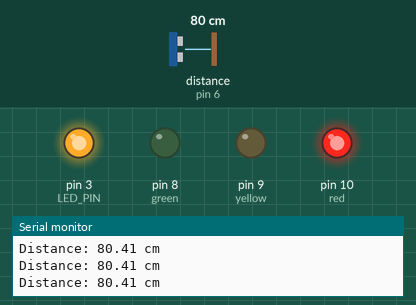
The sketch below on a simulated Arduino Uno, built with avr-gcc and run on an emulated ATmega328P. On the bench: output pins drawn as LEDs (lit = HIGH), the last lines printed to the serial monitor. Inputs (shaded band) come from the test bench; at power-on: distance to the obstacle (sensor on pin 6) 80 cm. The echo pulse lasts 58.3 µs per cm; pins used as bus, display or sensor lines are not drawn.

Above: at 15.8 s.
15.9 s: distance to the obstacle (sensor on pin 6) set to 22 cm
18.9 s: distance to the obstacle (sensor on pin 6) set to 18 cm
At 20.1 s:
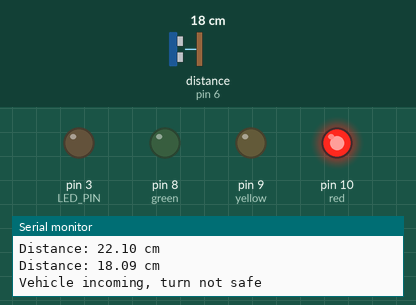
20.4 s: distance to the obstacle (sensor on pin 6) set to 250 cm
At 22.6 s:
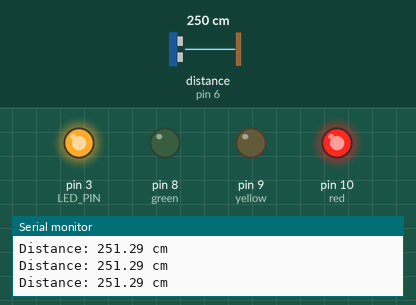
23.4 s: distance to the obstacle (sensor on pin 6) set to 2 cm
At 24.1 s:
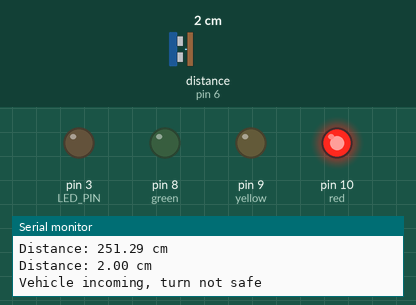
Timing chart, 0 to 25.9 s (numbered marks = the images above; inputs shaded):
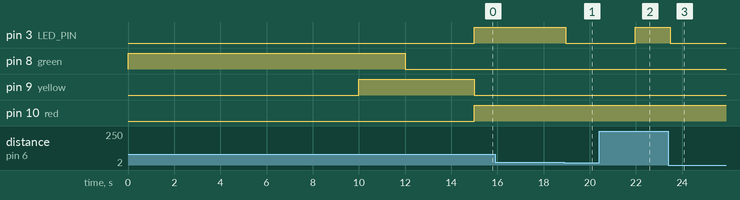

The sketch:

working.ino
```cpp
const int trigPin = 7;
const int echoPin = 6;
const int LED_PIN  = 3;

int red = 10;
int yellow = 9;
int green = 8;

int delayGreen = 10000;
int delayYellow = 3000;
int delayRed = 10000;

enum TrafficState {
  GREEN,
  GREEN_YELLOW,
  YELLOW,
  RED
};

TrafficState state = GREEN;

unsigned long previousMillis = 0;
const unsigned long intervalGreen = 10000;
const unsigned long intervalGreenYellow = 2000;
const unsigned long intervalYellow = 3000;
const unsigned long intervalRed = 10000;

void setup() {
  Serial.begin(9600);
  pinMode(trigPin, OUTPUT);
  pinMode(echoPin, INPUT);
  pinMode(green, OUTPUT);
  pinMode(yellow, OUTPUT);
  pinMode(red, OUTPUT);
  pinMode(LED_PIN, OUTPUT); // initialize LED_PIN as an output
}

void ultra() {
  digitalWrite(trigPin, HIGH);
  delayMicroseconds(10);
  digitalWrite(trigPin, LOW);

  long duration_us = pulseIn(echoPin, HIGH);
  float distance_cm = duration_us / 58.0;

  Serial.print("Distance: ");
  Serial.print(distance_cm);
  Serial.println(" cm");

  if (distance_cm <= 20) {
    Serial.println("Vehicle incoming, turn not safe");
    digitalWrite(LED_PIN, LOW);
    delay(3000);
  }
}

void greenLight() {
  digitalWrite(green, HIGH);
  digitalWrite(yellow, LOW);
  digitalWrite(red, LOW);
}

void greenYellowLight() {
  digitalWrite(green, HIGH);
  digitalWrite(yellow, HIGH);
  digitalWrite(red, LOW);
}

void yellowLight() {
  digitalWrite(green, LOW);
  digitalWrite(yellow, HIGH);
  digitalWrite(red, LOW);
}

void redLight() {
  digitalWrite(green, LOW);
  digitalWrite(yellow, LOW);
  digitalWrite(red, HIGH);
  digitalWrite(LED_PIN, HIGH); // turn on LED_PIN only when red light is on
}

void loop() {
  unsigned long currentMillis = millis();

  switch(state) {
    case GREEN:
      greenLight();
      digitalWrite(LED_PIN, LOW);
      if (currentMillis - previousMillis >= intervalGreen) {
        state = GREEN_YELLOW;
        previousMillis = currentMillis;
      }
      break;

    case GREEN_YELLOW:
      greenYellowLight();
      digitalWrite(LED_PIN, LOW);
      if (currentMillis - previousMillis >= intervalGreenYellow) {
        state = YELLOW;
        previousMillis = currentMillis;
      }
      break;

    case YELLOW:
      yellowLight();
      digitalWrite(LED_PIN, LOW);
      if (currentMillis - previousMillis >= intervalYellow) {
        state = RED;
        previousMillis = currentMillis;
      }
      break;

    case RED:
      ultra();
      redLight();
      if (currentMillis - previousMillis >= intervalRed) {
        state = GREEN;
        previousMillis = currentMillis;
      }
      break;
  }
}
```

Measured:
- the behaviour switches between 20 and 19 cm on distance to the obstacle (sensor on pin 6) (found by bisection; images 0 and 1)
- after the input at 18.9 s, pin 3 (LED_PIN): HIGH → LOW after 0.07 s
- after the input at 20.4 s, pin 3 (LED_PIN): LOW → HIGH after 1.6 s
- after the input at 23.4 s, pin 3 (LED_PIN): HIGH → LOW after 0.07 s instead of 1.6 s; pin 8 (green): stays LOW (without the input it goes to HIGH after 1.6 s); pin 10 (red): stays HIGH (without the input it goes to LOW after 1.6 s)
